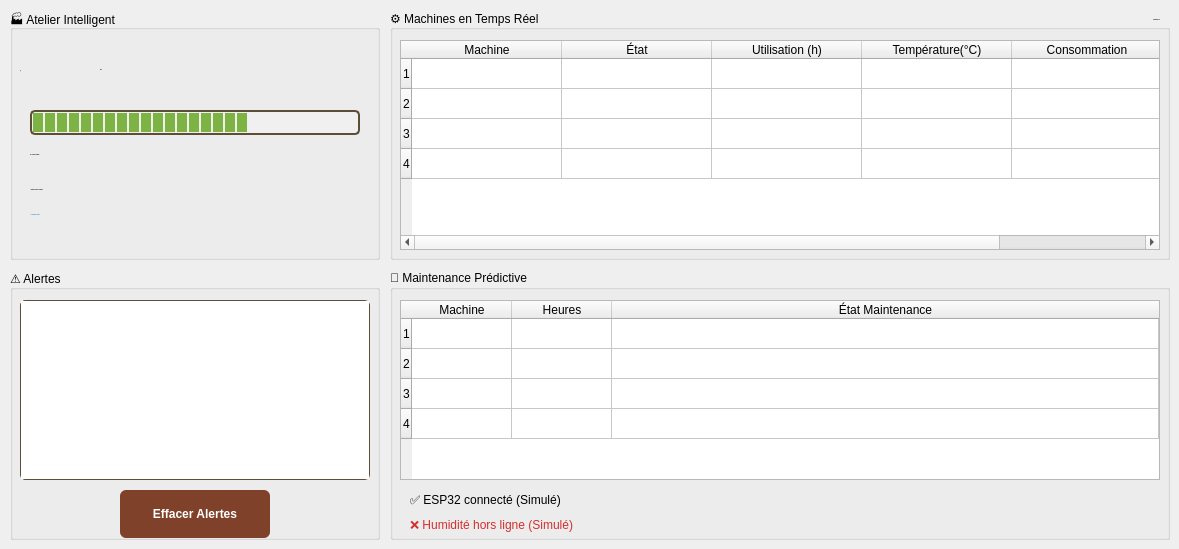
      <widget class="QWidget" name="tab_avance_2">
       <attribute name="title">
        <string>Machines</string>
       </attribute>
       <widget class="QGroupBox" name="groupBoxAtelier_2">
        <property name="geometry">
         <rect>
          <x>10</x>
          <y>10</y>
          <width>370</width>
          <height>250</height>
         </rect>
        </property>
        <property name="title">
         <string>🏭 Atelier Intelligent</string>
        </property>
        <widget class="QLabel" name="labelTempIcon_2">
         <property name="geometry">
          <rect>
           <x>10</x>
           <y>30</y>
           <width>71</width>
           <height>60</height>
          </rect>
         </property>
         <property name="font">
          <font>
           <pointsize>-1</pointsize>
           <bold>true</bold>
          </font>
         </property>
         <property name="text">
          <string>🌡️</string>
         </property>
        </widget>
        <widget class="QLabel" name="labelTemperature_2">
         <property name="geometry">
          <rect>
           <x>90</x>
           <y>30</y>
           <width>141</width>
           <height>60</height>
          </rect>
         </property>
         <property name="font">
          <font>
           <pointsize>-1</pointsize>
           <bold>true</bold>
          </font>
         </property>
         <property name="text">
          <string>26°C</string>
         </property>
        </widget>
        <widget class="QProgressBar" name="progressBarTemp_2">
         <property name="geometry">
          <rect>
           <x>20</x>
           <y>100</y>
           <width>330</width>
           <height>25</height>
          </rect>
         </property>
         <property name="styleSheet">
          <string notr="true">QProgressBar {
    border: 2px solid #5D4E37;
    border-radius: 5px;
    text-align: center;
    background-color: #F0F0F0;
    height: 25px;
}
QProgressBar::chunk {
    background-color: #7CB342;
    width: 10px;
    margin: 0.5px;
}</string>
         </property>
         <property name="value">
          <number>65</number>
         </property>
         <property name="textVisible">
          <bool>false</bool>
         </property>
        </widget>
        <widget class="QLabel" name="labelTempStatus_2">
         <property name="geometry">
          <rect>
           <x>20</x>
           <y>135</y>
           <width>200</width>
           <height>20</height>
          </rect>
         </property>
         <property name="font">
          <font>
           <pointsize>-1</pointsize>
           <bold>true</bold>
          </font>
         </property>
         <property name="text">
          <string>OK : Niveau optimal</string>
         </property>
        </widget>
        <widget class="QLabel" name="labelESP32_2">
         <property name="geometry">
          <rect>
           <x>20</x>
           <y>170</y>
           <width>250</width>
           <height>20</height>
          </rect>
         </property>
         <property name="font">
          <font>
           <pointsize>-1</pointsize>
           <bold>true</bold>
          </font>
         </property>
         <property name="text">
          <string>✅ ESP32 connecté (Simulé)</string>
         </property>
        </widget>
        <widget class="QLabel" name="labelArchitecture_2">
         <property name="geometry">
          <rect>
           <x>20</x>
           <y>195</y>
           <width>220</width>
           <height>20</height>
          </rect>
         </property>
         <property name="font">
          <font>
           <pointsize>-1</pointsize>
           <bold>true</bold>
          </font>
         </property>
         <property name="styleSheet">
          <string notr="true">color: #0288D1;</string>
         </property>
         <property name="text">
          <string>📶 Architecture prête !</string>
         </property>
        </widget>
       </widget>
       <widget class="QGroupBox" name="groupBoxMachines_2">
        <property name="geometry">
         <rect>
          <x>390</x>
          <y>10</y>
          <width>780</width>
          <height>250</height>
         </rect>
        </property>
        <property name="title">
         <string>⚙️ Machines en Temps Réel</string>
        </property>
        <widget class="QLabel" name="labelSimulation_2">
         <property name="geometry">
          <rect>
           <x>650</x>
           <y>0</y>
           <width>120</width>
           <height>20</height>
          </rect>
         </property>
         <property name="font">
          <font>
           <pointsize>-1</pointsize>
           <italic>true</italic>
           <bold>true</bold>
          </font>
         </property>
         <property name="text">
          <string>Simulation IoT</string>
         </property>
         <property name="alignment">
          <set>Qt::AlignmentFlag::AlignRight|Qt::AlignmentFlag::AlignTrailing|Qt::AlignmentFlag::AlignVCenter</set>
         </property>
        </widget>
        <widget class="QTableWidget" name="tableWidgetMachines_2">
         <property name="geometry">
          <rect>
           <x>10</x>
           <y>30</y>
           <width>760</width>
           <height>210</height>
          </rect>
         </property>
         <property name="editTriggers">
          <set>QAbstractItemView::EditTrigger::NoEditTriggers</set>
         </property>
         <property name="rowCount">
          <number>4</number>
         </property>
         <property name="columnCount">
          <number>5</number>
         </property>
         <attribute name="horizontalHeaderDefaultSectionSize">
          <number>150</number>
         </attribute>
         <row/>
         <row/>
         <row/>
         <row/>
         <column>
          <property name="text">
           <string>Machine</string>
          </property>
         </column>
         <column>
          <property name="text">
           <string>État</string>
          </property>
         </column>
         <column>
          <property name="text">
           <string>Utilisation (h)</string>
          </property>
         </column>
         <column>
          <property name="text">
           <string>Température(°C)</string>
          </property>
         </column>
         <column>
          <property name="text">
           <string>Consommation</string>
          </property>
         </column>
        </widget>
       </widget>
       <widget class="QGroupBox" name="groupBoxAlertes_2">
        <property name="geometry">
         <rect>
          <x>10</x>
          <y>270</y>
          <width>370</width>
          <height>270</height>
         </rect>
        </property>
        <property name="title">
         <string>⚠️ Alertes</string>
        </property>
        <widget class="QListWidget" name="listWidgetAlertes_2">
         <property name="geometry">
          <rect>
           <x>10</x>
           <y>30</y>
           <width>350</width>
           <height>180</height>
          </rect>
         </property>
         <property name="styleSheet">
          <string notr="true">QListWidget {
    
    border: 1px solid #5D4E37;
    border-radius: 5px;
}
QListWidget::item {
    padding: 10px;
    border-bottom: 1px solid #EEEEEE;
}</string>
         </property>
        </widget>
        <widget class="QPushButton" name="btnEffacerAlertes_2">
         <property name="geometry">
          <rect>
           <x>110</x>
           <y>220</y>
           <width>150</width>
           <height>48</height>
          </rect>
         </property>
         <property name="styleSheet">
          <string notr="true">background-color: #7F4129; color: #FFFFFF; font-weight: bold; border-radius: 6px;</string>
         </property>
         <property name="text">
          <string>Effacer Alertes</string>
         </property>
        </widget>
       </widget>
       <widget class="QGroupBox" name="groupBoxMaintenance_2">
        <property name="geometry">
         <rect>
          <x>390</x>
          <y>270</y>
          <width>780</width>
          <height>270</height>
         </rect>
        </property>
        <property name="title">
         <string>🔧 Maintenance Prédictive</string>
        </property>
        <widget class="QTableWidget" name="tableWidgetMaintenance_2">
         <property name="geometry">
          <rect>
           <x>10</x>
           <y>30</y>
           <width>760</width>
           <height>180</height>
          </rect>
         </property>
         <property name="editTriggers">
          <set>QAbstractItemView::EditTrigger::NoEditTriggers</set>
         </property>
         <property name="rowCount">
          <number>4</number>
         </property>
         <property name="columnCount">
          <number>3</number>
         </property>
         <attribute name="horizontalHeaderCascadingSectionResizes">
          <bool>false</bool>
         </attribute>
         <attribute name="horizontalHeaderShowSortIndicator" stdset="0">
          <bool>false</bool>
         </attribute>
         <attribute name="horizontalHeaderStretchLastSection">
          <bool>true</bool>
         </attribute>
         <row/>
         <row/>
         <row/>
         <row/>
         <column>
          <property name="text">
           <string>Machine</string>
          </property>
         </column>
         <column>
          <property name="text">
           <string>Heures</string>
          </property>
         </column>
         <column>
          <property name="text">
           <string>État Maintenance</string>
          </property>
         </column>
        </widget>
        <widget class="QLabel" name="labelESP32Status2_2">
         <property name="geometry">
          <rect>
           <x>20</x>
           <y>220</y>
           <width>250</width>
           <height>20</height>
          </rect>
         </property>
         <property name="text">
          <string>✅ ESP32 connecté (Simulé)</string>
         </property>
        </widget>
        <widget class="QLabel" name="labelHumidityStatus_2">
         <property name="geometry">
          <rect>
           <x>20</x>
           <y>245</y>
           <width>280</width>
           <height>20</height>
          </rect>
         </property>
         <property name="styleSheet">
          <string notr="true">color: #D32F2F;</string>
         </property>
         <property name="text">
          <string>❌ Humidité hors ligne (Simulé)</string>
         </property>
        </widget>
       </widget>
      </widget>
